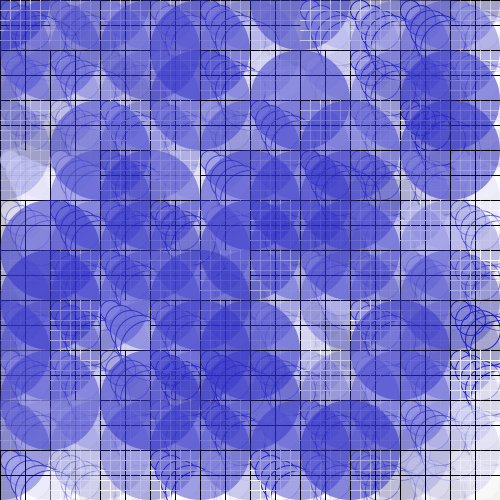
Frame 1 (no input)
Frame 60 (the mouse pressed at the canvas centre just before this capture): identical to frame 1, image omitted
Frame 120 (the mouse held since frame 60 and released just before this capture): identical to frame 1, image omitted

The Processing sketch that drew this single still picture (run headless with seeded random() and noise(); from frame 60 on, the mouse is pressed at the canvas centre):

// Processing sketch: processing_22983
// ── processing_22983.pde

///////////////////////////////////////////////
/// Written by Ben Jack, 14th February 2011 ///
///////////////////////////////////////////////
 
 
//what happens if you change these both to 50? what are they doing to the pattern?
int patternSeperationX = 50;
int patternSeperationY = 50;
int a = 10;
 
 
void setup(){
  size(500,500);
   
  //the white box simply shows you the space your pattern gets drawn in
  noFill();
  noStroke();
  rect(0,0,patternSeperationX,patternSeperationY);
  stroke(0);
   
  for(int i = 0; i < width/patternSeperationX; i++){
      for(int j = 0; j < height/patternSeperationY; j++){
        pushMatrix();
        translate(i*patternSeperationX, j*patternSeperationY);
        yourFunction();
        popMatrix();
      }
  }
   
}
 
 
void draw()
{
  //This is here so the program keeps running and the screengrab will work
}
 
 
void yourFunction(){
   
  //-------------------------------------YOUR PATTERN GOES IN HERE-------------------------------
  //try making pleasant designs :-)
 smooth();  
 strokeWeight(1);
 
 stroke(0,0,200,random(255));
 fill(255, random(200));
 ellipse(a,a,2*a,2*a);
 ellipse(2*a,2*a,3*a,3*a);
 ellipse(3*a,3*a,4*a,4*a);
 ellipse(4*a,4*a,5*a,5*a);
 ellipse(5*a,5*a,6*a,6*a);
 
 
 
 fill(50, 50, 200, random(150));
 noStroke();
 ellipse(0,0,100,100);
 stroke(0, random(1000));
 line(0,0,100,0);
 line(0,0,0,100);
 line(0,25,50,25);
 line(25,0,25,50);
 strokeWeight(1);
 stroke(255, random(255));
 line(a,0,a,50);
 line(2*a,0,2*a,50);
 line(3*a,0,3*a,50);
 line(4*a,0,4*a,50);
 line(5*a,0,5*a,50);
 
 line(0,a,50,a);
 line(0,2*a,50,2*a);
 line(0,3*a,50,3*a);
 line(0,4*a,50,4*a);
 line(0,5*a,50,5*a);
}
 
